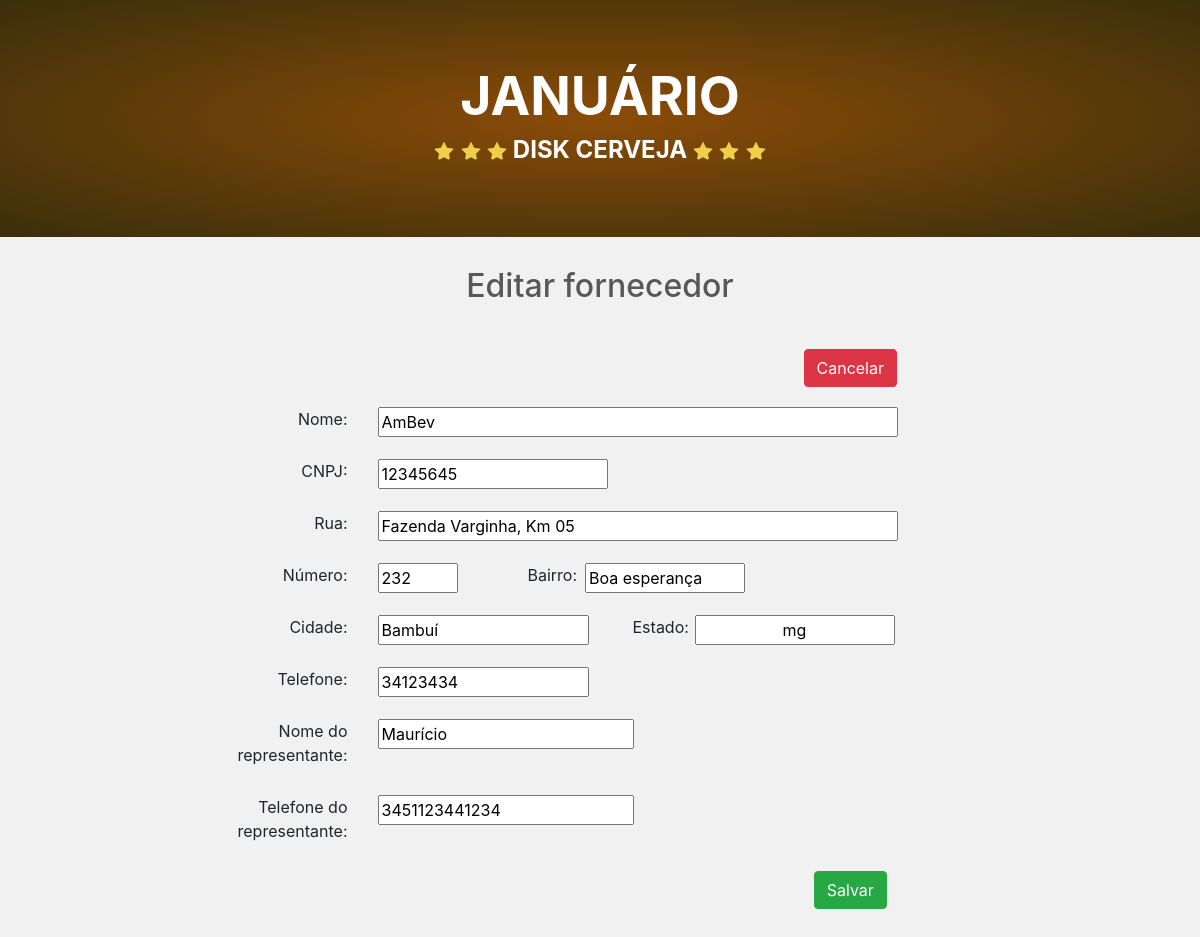
Screenshot of /warehouse/paginas/edtfornecedor.php?pesq=12345645 (signed in) with the database file from the repository.
### tables this page shows
CREATE TABLE `fornecedor` (
  `cnpj` varchar(17) NOT NULL,
  `id_endereco` int(11) NOT NULL,
  `telefone` varchar(30) NOT NULL,
  `nome` varchar(200) NOT NULL,
  `telefone_representante` varchar(30) NOT NULL,
  `nome_representante` varchar(200) NOT NULL
);

CREATE TABLE `endereco` (
  `id_endereco` int(11) NOT NULL,
  `rua` varchar(200) NOT NULL,
  `numero` varchar(10) NOT NULL,
  `bairro` varchar(200) NOT NULL,
  `cidade` varchar(200) NOT NULL,
  `estado` char(2) NOT NULL
);

### warehouse/paginas/edtfornecedor.php (the view, shortened to what this page needs)
<!doctype html>
<html lang="pt-br">
	<head>
		<link rel="stylesheet" type="text/css" href="../css/bootstrap.min.css">
		<link rel="stylesheet" type="text/css" href="../css/estilo.css" >
		<link rel="stylesheet" type="text/css" href="../css/cadfornecedor.css">
</head>
	<body>
		<nav class="site-header">
			<div class = "jumbotron text-center removerMargem">
				<h1 class="text-titulo"><strong>JANUÁRIO</strong></h1>
				<h4><img class="rounded-circle" src="../svg/star.svg" alt="Generic placeholder image" width="20" height="20"> <img class="rounded-circle" src="../svg/star.svg" alt="Generic placeholder image" width="20" height="20"> <img class="rounded-circle" src="../svg/star.svg" alt="Generic placeholder image" width="20" height="20"><strong> DISK CERVEJA </strong><img class="rounded-circle" src="../svg/star.svg" alt="Generic placeholder image" width="20" height="20"> <img class="rounded-circle" src="../svg/star.svg" alt="Generic placeholder image" width="20" height="20"> <img class="rounded-circle" src="../svg/star.svg" alt="Generic placeholder image" width="20" height="20"></h4>
			</div>
		</nav>
		<?php
			require_once ("../crud/bd.php");
			$nomeInput = $cnpjInput = $telefoneInput = $ruaInput = $numeroInput = $bairroInput = $cidadeInput = "";
			$codigo = $_GET["pesq"];
			if($_SERVER["REQUEST_METHOD"] == "GET")
			{
				$sql = mysqli_query($conexao,"SELECT * FROM fornecedor as f, endereco as e where f.cnpj = '$codigo' and e.id_endereco = f.id_endereco");
				while($row = mysqli_fetch_array($sql)){
					$telefonerepresentante = $row["telefone_representante"];
					$telefoneRepresentanteInput = "<input type='text' id='txtTelefoneRepresentante' name='txtTelefoneRepresentante' value='$telefonerepresentante'>";
					$nomerepresentante = $row["nome_representante"];
					$nomerepresentanteInput = "<input type='text' id='txtNomeRepresentante' name='txtNomeRepresentante' value='$nomerepresentante'>";
					$cnpj = $row["cnpj"];
					$cnpjInput = "<input type='text' id='txtCnpj' name='txtCnpj' value='$cnpj'>";
					$nome = $row["nome"];
					$nomeInput = "<input type='text' id='txtNome' name='txtNome' value='$nome'>";
					$telefone = $row["telefone"];
					$telefoneInput = "<input type='text' id='txtTelefone' name='txtTelefone' value='$telefone'>";
					$rua = $row["rua"];
					$ruaInput = "<input type='text' id='txtRua' name='txtRua' value='$rua'>";
					$numero = $row["numero"];
					$numeroInput = "<input type='text' id='txtNumero' name='txtNumero' value='$numero'>";
					$bairro = $row["bairro"];
					$bairroInput = "<input type='text' id='txtBairro' name='txtBairro' value='$bairro'>";
					$cidade = $row["cidade"];
					$cidadeInput = "<input type='text' id='txtCidade' name='txtCidade' value='$cidade'>";
					$estado = $row["estado"];
					$estadoInput = "<input type='text' id='slcEstado' name='slcEstado' value='$estado'>";
				}
			}
		?>
		<div class="container">
			<h2 class="subTitulo">Editar fornecedor</h2>
			<div class="row">
				<div class="col-md-2"></div>
				<div class="col-md-6 mt-3">
					<div class="row">
						<div class="col-md-12">
							<form action="#" method="POST" id="formCli">
								<div class="row rowForm">
									<div class="col-md-9"></div>
									<div class="col-md-3" align="center">
										<a id="btnCancelar" class="btn btn-danger" href="pesquisar_editar.php" role="button">Cancelar</a>
									</div>
								</div>
								<div class="row rowForm">
									<div class="col-md-3 lblAl">
										<label>Nome: </label>
									</div>
									<div  class="col-md-9">
										<?php echo($nomeInput); ?>
									</div>
								</div>
								<div class="row rowForm">
									<div class="col-md-3 lblAl">
										<label>CNPJ: </label>
									</div>
									<div class="col-md-5">
										<?php echo($cnpjInput); ?>
									</div>
								</div>
								<div class="row rowForm">
									<div class="col-md-3 lblAl">
										<label>Rua: </label>
									</div>
									<div class="col-md-9">
										<?php echo($ruaInput); ?>
									</div>
								</div>
								<div class="row rowForm">
									<div class="col-md-3 lblAl">
										<label>Número: </label>
									</div>
									<div class="col-md-2">
										<?php echo($numeroInput); ?>
									</div>
									<div class="col-md-1" style="margin-left:55px;">
										<label>Bairro: </label>
									</div>
									<div class="col-md-4">
										<?php echo($bairroInput); ?>
									</div>
								</div>
								<div class="row rowForm">
									<div class="col-md-3 lblAl">
										<label>Cidade: </label>
									</div>
									<div class="col-md-4">
										<?php echo($cidadeInput); ?>
									</div>
									<div class="col-md-2 lblAl" >
										<label style="margin-left:65px;">Estado: </label>
									</div>
									<div class="col-md-2">
										<?php echo($estadoInput); ?>
									</div>
								</div>
								<div class="row rowForm">
									<div class="col-md-3 lblAl ">
										<label>Telefone: </label>
									</div>
									<div class="col-md-3">
										<?php echo($telefoneInput); ?>
									</div>
								</div>
								<div class="row rowForm">
									<div class="col-md-3 lblAl">
										<label>Nome do representante: </label>
									</div>
									<div class="col-md-9">
										<?php echo($nomerepresentanteInput); ?>
									</div>
								</div>
								<div class="row rowForm">
									<div class="col-md-3 lblAl ">
										<label>Telefone do representante: </label>
									</div>
									<div class="col-md-3">
										<?php echo($telefoneRepresentanteInput); ?>
									</div>
								</div>
								<div class="row rowForm"style="margin-bottom:30px">
									<div class="col-md-9"></div>
									<div class="col-md-3" align="center">
										<input type="submit" class="btn btn-success" id="btnCancelar" value="Salvar">
									</div>
								</div>
							</form>
						</div>
					</div>
				</div>
			</div>
		</div>
	</body>
</html>

### warehouse/css/estilo.css (style rules this page uses)
.text-titulo { font-size: 40pt !important; }
.removerMargem { position: relative !important; margin: 0 !important; }
.jumbotron { border-radius: 0; color: white; background-image:-moz-radial-gradient(center,ellipse cover,#8A4B08 1%,#3A2F0B 100%); background-image:-webkit-radial-gradient(center,ellipse cover,#8A4B08 1%,#3A2F0B 100%); background-image:-o-radial-gradient(center,ellipse cover,#8A4B08 1%,#3A2F0B 100%); background-image:-ms-radial-gradient(center,ellipse cover,#8A4B08 1%,#3A2F0B 100%); background-image:radial-gradient(ellipse at center,#8A4B08 1%,#3A2F0B 100%); }
body { background-color: #f1f1f1 !important; }
.subTitulo { color: #585858 !important; margin-top: 30px; text-align: center; }

### warehouse/css/cadfornecedor.css (style rules this page uses)
.rowForm { margin-top:20px; }
.lblAl { text-align: right; vertical-align: center; }
#txtNome { width:520px; margin-left:0px; }
#btnCancelar { margin-right:-263px; }
#txtCnpj { width:230px; }
#txtRua { width:520px; }
#txtNumero { width:80px; }
#txtBairro { width:160px; margin-left:10px; }
#txtCidade { width:211px; }
#slcEstado { width:200px; text-align: center; margin-left:32px; }
#txtTelefone { width:211px; }

### rows the page displays
fornecedor: txtNome "AmBev", txtCnpj "12345645", txtRua "Fazenda Varginha, Km 05", txtNumero "232", txtBairro "Boa esperança", txtCidade "Bambuí", slcEstado "mg", txtTelefone "34123434", txtNomeRepresentante "Maurício", txtTelefoneRepresentante "3451123441234"
